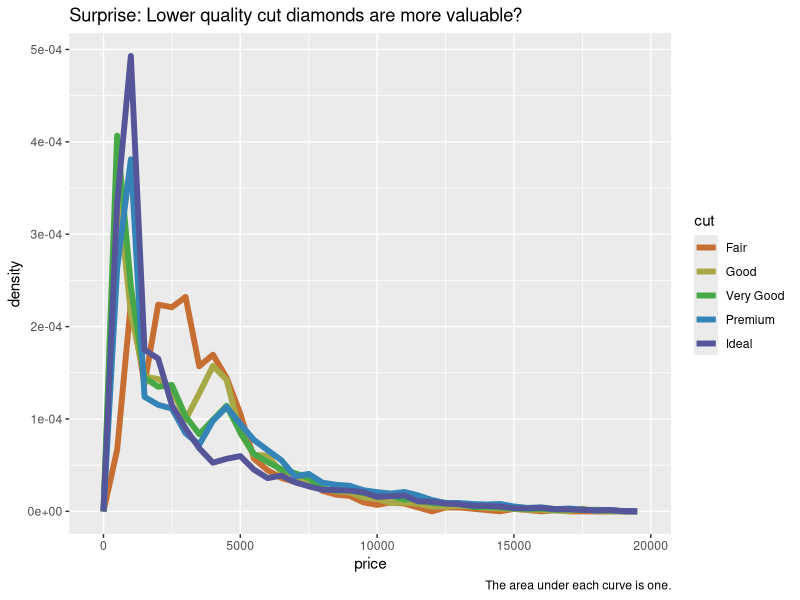
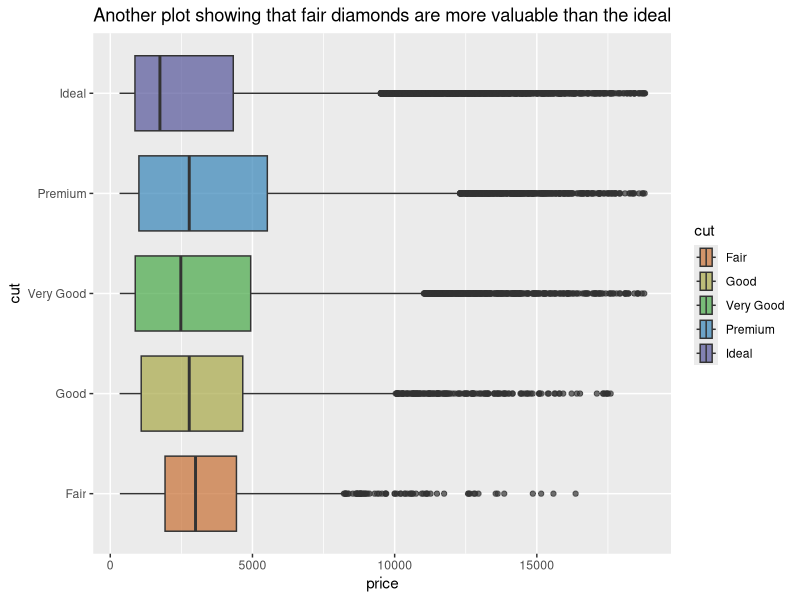
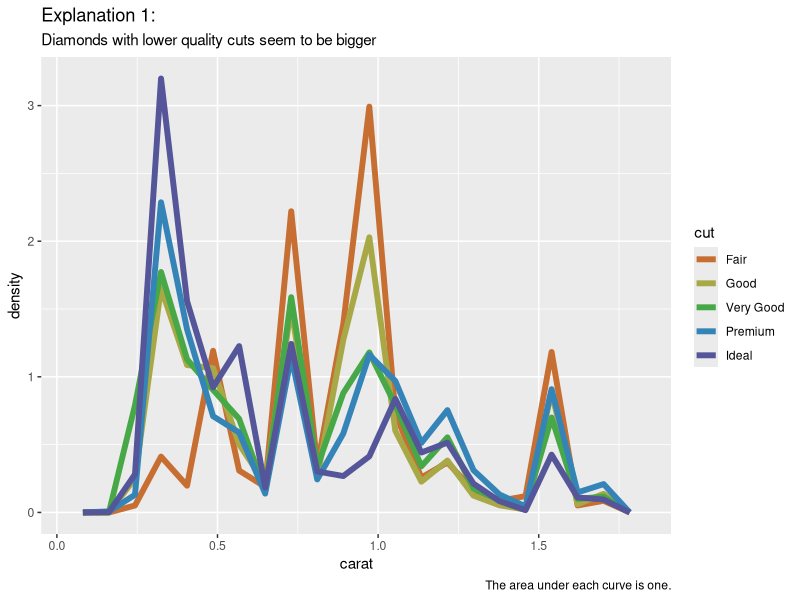
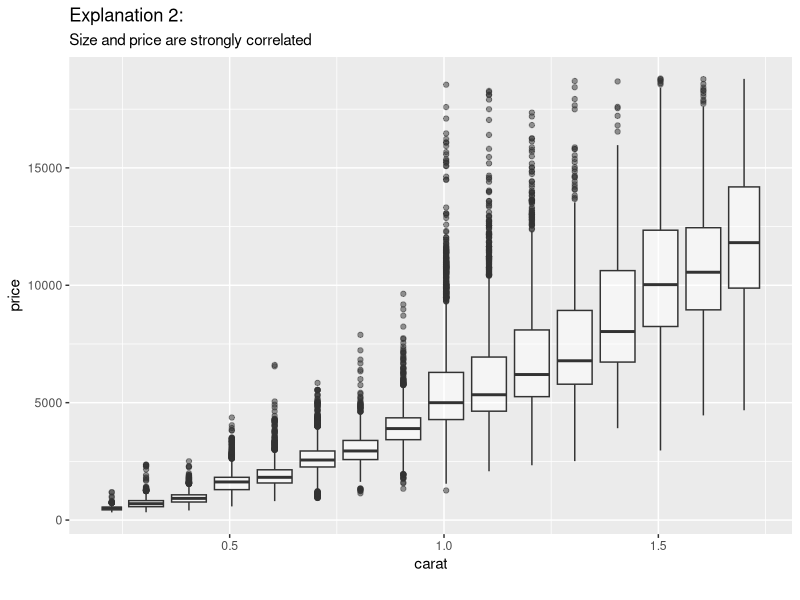
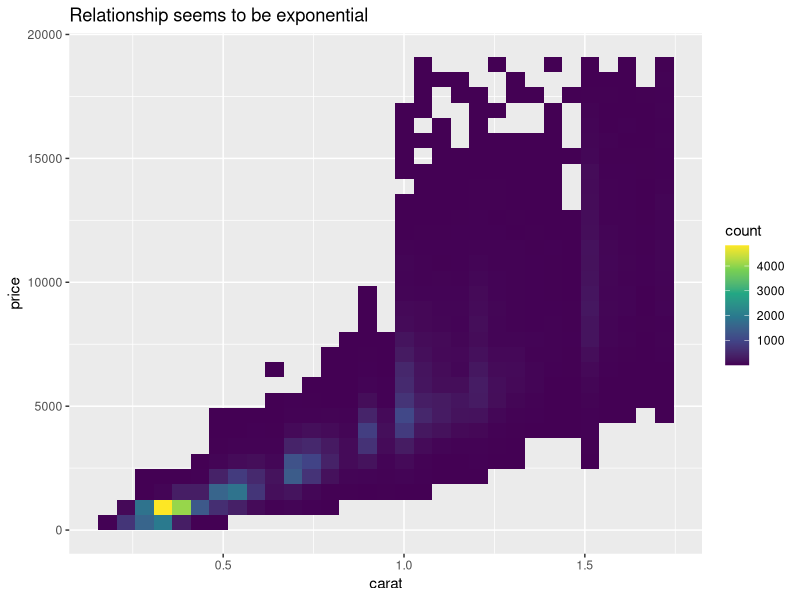
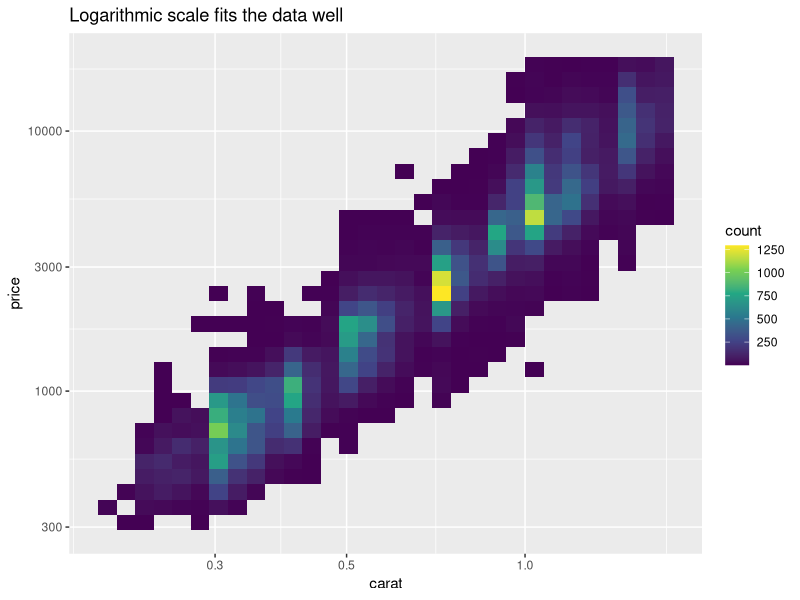

These charts were generated, in order, by the following R code:
## ---- chunk 1
knitr::opts_chunk$set(echo = TRUE)
## ---- chunk 2
library(tidyverse)

cut_colors = c("#C76E32", "#A8A846", "#46A846",
               "#3584B8", "#555599")
## ---- chunk 3
diamonds |>
  group_by(cut) |>
  slice_max(order_by = price, n = 3)
## ---- chunk 4
d <- diamonds |>
  filter(carat < 1.75)

paste("Only", nrow(diamonds) - nrow(d), "rows were removed.")

## ---- chunk 5
d |>
  group_by(cut) |>
  slice_max(order_by = price, n = 3)
## ---- chunk 6
ggplot(d, aes(price, after_stat(density), colour = cut)) +
  geom_freqpoly(binwidth = 500, size = 2) +
  scale_color_manual(values = cut_colors) +
  labs(title = "Surprise: Lower quality cut diamonds are more valuable?",
       caption = "The area under each curve is one.")
## ---- chunk 7
ggplot(d, mapping = aes(x = price, fill = cut))+
  geom_boxplot(aes(y = cut), alpha = 0.7) +
  scale_fill_manual(values = cut_colors) +
  labs(title = "Another plot showing that fair diamonds are more valuable than the ideal")
## ---- chunk 8
ggplot(d, aes(x = carat, y = after_stat(density))) +
  geom_freqpoly(aes(colour = cut), size = 2, bins = 20) +
  scale_color_manual(values = cut_colors) +
  labs(title = "Explanation 1:",
       subtitle= "Diamonds with lower quality cuts seem to be bigger",
       caption = "The area under each curve is one.")
## ---- chunk 9
ggplot(d, aes(x = carat, y = price)) + 
  geom_boxplot(aes(group = cut_width(carat, 0.1)), alpha = 0.5) +
  labs(title = "Explanation 2:",
       subtitle= "Size and price are strongly correlated",
       caption = "")
## ---- chunk 10
ggplot(d, aes(carat, price)) +
  geom_bin2d() +
  scale_fill_continuous(type = "viridis") +
  labs(title = "Relationship seems to be exponential")
## ---- chunk 11
ggplot(d, aes(carat, price)) +
  geom_bin2d() +
  scale_fill_continuous(type = "viridis") +
  scale_x_log10() + 
  scale_y_log10() +
  labs(title = "Logarithmic scale fits the data well")
## ---- chunk 12
paste0("Trying to fit linear model to the unmodified data gives R-squared of ",
      round(summary(lm(price ~ carat, d))$r.squared, 2),
      ", but the logarithmic data gives ",
      round(summary(lm(log2(price) ~ log2(carat), d))$r.squared, 2),
      ".")
